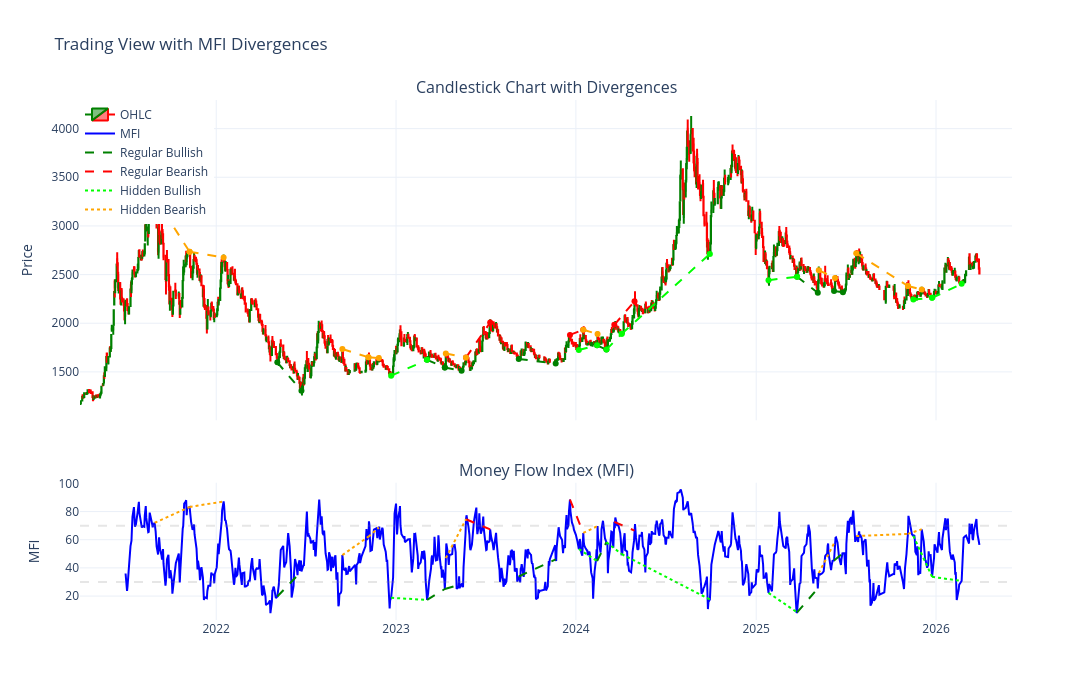

The cell this chart's notebook holds for it:
### Code cell
# Plot divergence lines on the chart
fig_div = make_subplots(
    rows=2, cols=1,
    shared_xaxes=True,
    vertical_spacing=0.12,
    row_heights=[0.7, 0.3],
    subplot_titles=("Candlestick Chart with Divergences", "Money Flow Index (MFI)")
)

# Add candlestick chart
fig_div.add_trace(
    go.Candlestick(
        x=df_plot['Date_str'],
        open=df_plot['Open'],
        high=df_plot['High'],
        low=df_plot['Low'],
        close=df_plot['Close'],
        name='OHLC',
        increasing_line_color='green',
        decreasing_line_color='red',
    ),
    row=1, col=1
)

# Add MFI
fig_div.add_trace(
    go.Scatter(
        x=df_plot['Date_str'],
        y=df_plot['mfi'],
        mode='lines',
        name='MFI',
        line=dict(color='blue', width=2)
      
    ),
    row=2, col=1
)

# Regular Bullish on PRICE
for p1, p2 in regular_bullish:
    fig_div.add_trace(
        go.Scatter(
            x=[df_plot['Date_str'].iloc[p1], df_plot['Date_str'].iloc[p2]],
            y=[df_plot['Close'].iloc[p1], df_plot['Close'].iloc[p2]],
            mode='lines+markers',
            line=dict(color='green', dash='dash', width=2),
            showlegend=False,
            hovertemplate='Regular Bullish<extra></extra>'
        ),
        row=1, col=1
    )

# Regular Bearish on PRICE
for p1, p2 in regular_bearish:
    fig_div.add_trace(
        go.Scatter(
            x=[df_plot['Date_str'].iloc[p1], df_plot['Date_str'].iloc[p2]],
            y=[df_plot['Close'].iloc[p1], df_plot['Close'].iloc[p2]],
            mode='lines+markers',
            line=dict(color='red', dash='dash', width=2),
            showlegend=False,
            hovertemplate='Regular Bearish<extra></extra>'
        ),
        row=1, col=1
    )

# Hidden Bullish on PRICE
for p1, p2 in hidden_bullish:
    fig_div.add_trace(
        go.Scatter(
            x=[df_plot['Date_str'].iloc[p1], df_plot['Date_str'].iloc[p2]],
            y=[df_plot['Close'].iloc[p1], df_plot['Close'].iloc[p2]],
            mode='lines+markers',
            line=dict(color='lime', dash='dash', width=2),
            showlegend=False,
            hovertemplate='Hidden Bullish<extra></extra>'
        ),
        row=1, col=1
    )

# Hidden Bearish on PRICE
for p1, p2 in hidden_bearish:
    fig_div.add_trace(
        go.Scatter(
            x=[df_plot['Date_str'].iloc[p1], df_plot['Date_str'].iloc[p2]],
            y=[df_plot['Close'].iloc[p1], df_plot['Close'].iloc[p2]],
            mode='lines+markers',
            line=dict(color='orange', dash='dash', width=2),
            showlegend=False,
            hovertemplate='Hidden Bearish<extra></extra>'
        ),
        row=1, col=1
    )

# Regular Bullish on MFI
for p1, p2 in regular_bullish:
    fig_div.add_trace(
        go.Scatter(
            x=[df_plot['Date_str'].iloc[p1], df_plot['Date_str'].iloc[p2]],
            y=[df_plot['mfi'].iloc[p1], df_plot['mfi'].iloc[p2]],
            mode='lines',
            line=dict(color='green', dash='dash', width=2),
            showlegend=False,
            hovertemplate='Regular Bullish<extra></extra>'
        ),
        row=2, col=1
    )

# Regular Bearish on MFI
for p1, p2 in regular_bearish:
    fig_div.add_trace(
        go.Scatter(
            x=[df_plot['Date_str'].iloc[p1], df_plot['Date_str'].iloc[p2]],
            y=[df_plot['mfi'].iloc[p1], df_plot['mfi'].iloc[p2]],
            mode='lines',
            line=dict(color='red', dash='dash', width=2),
            showlegend=False,
            hovertemplate='Regular Bearish<extra></extra>'
        ),
        row=2, col=1
    )

# Hidden Bullish on MFI
for p1, p2 in hidden_bullish:
    fig_div.add_trace(
        go.Scatter(
            x=[df_plot['Date_str'].iloc[p1], df_plot['Date_str'].iloc[p2]],
            y=[df_plot['mfi'].iloc[p1], df_plot['mfi'].iloc[p2]],
            mode='lines',
            line=dict(color='lime', dash='dot', width=2),
            showlegend=False,
            hovertemplate='Hidden Bullish<extra></extra>'
        ),
        row=2, col=1
    )

# Hidden Bearish on MFI
for p1, p2 in hidden_bearish:
    fig_div.add_trace(
        go.Scatter(
            x=[df_plot['Date_str'].iloc[p1], df_plot['Date_str'].iloc[p2]],
            y=[df_plot['mfi'].iloc[p1], df_plot['mfi'].iloc[p2]],
            mode='lines',
            line=dict(color='orange', dash='dot', width=2),
            showlegend=False,
            hovertemplate='Hidden Bearish<extra></extra>'
        ),
        row=2, col=1
    )

# Add overbought/oversold lines (faded)
fig_div.add_hline(y=70, line_dash="dash", line_color="rgba(128, 128, 128, 0.2)", row=2)
fig_div.add_hline(y=30, line_dash="dash", line_color="rgba(128, 128, 128, 0.2)", row=2)

# Add legend entries manually
fig_div.add_trace(go.Scatter(x=[None], y=[None], mode='lines', 
                         line=dict(color='green', dash='dash', width=2), 
                         name='Regular Bullish'), row=1, col=1)
fig_div.add_trace(go.Scatter(x=[None], y=[None], mode='lines', 
                         line=dict(color='red', dash='dash', width=2), 
                         name='Regular Bearish'), row=1, col=1)
fig_div.add_trace(go.Scatter(x=[None], y=[None], mode='lines', 
                         line=dict(color='lime', dash='dot', width=2), 
                         name='Hidden Bullish'), row=1, col=1)
fig_div.add_trace(go.Scatter(x=[None], y=[None], mode='lines', 
                         line=dict(color='orange', dash='dot', width=2), 
                         name='Hidden Bearish'), row=1, col=1)

# Update layout
fig_div.update_layout(
    height=700,
    width=1400,
    title_text="Trading View with MFI Divergences",
    xaxis_rangeslider_visible=False,
    hovermode='x unified',
    template='plotly_white',
    legend=dict(x=0, y=1)
)

fig_div.update_yaxes(title_text="Price", row=1, col=1)
fig_div.update_yaxes(title_text="MFI", row=2, col=1)

# Print summary
print(f"Regular Bullish Divergences: {len(regular_bullish)}")
print(f"Regular Bearish Divergences: {len(regular_bearish)}")
print(f"Hidden Bullish Divergences: {len(hidden_bullish)}")
print(f"Hidden Bearish Divergences: {len(hidden_bearish)}")

fig_div.show()

### Figure 1 — Plotly figure (JSON) as saved in the notebook; plotly's stock layout.template omitted (floating-point values rounded to 4 significant figures; data arrays with more than 128 entries replaced by an {"elided": "..."} marker saying what was removed)
{"data": [{"close": {"elided": "1158 float values"}, "decreasing": {"line": {"color": "red"}}, "high": {"elided": "1158 float values"}, "increasing": {"line": {"color": "green"}}, "low": {"elided": "1158 float values"}, "name": "OHLC", "open": {"elided": "1158 float values"}, "type": "candlestick", "x": {"elided": "1158 str values"}, "xaxis": "x", "yaxis": "y"}, {"line": {"color": "blue", "width": 2}, "mode": "lines", "name": "MFI", "type": "scatter", "x": {"elided": "1158 str values"}, "xaxis": "x2", "y": {"elided": "1158 float values"}, "yaxis": "y2"}, {"hovertemplate": "Regular Bullish<extra></extra>", "line": {"color": "green", "dash": "dash", "width": 2}, "mode": "lines+markers", "showlegend": false, "type": "scatter", "x": ["2022-05-05", "2022-06-23"], "xaxis": "x", "y": [1598.0, 1305.0], "yaxis": "y"}, {"hovertemplate": "Regular Bullish<extra></extra>", "line": {"color": "green", "dash": "dash", "width": 2}, "mode": "lines+markers", "showlegend": false, "type": "scatter", "x": ["2023-03-05", "2023-04-10"], "xaxis": "x", "y": [1624.0, 1544.0], "yaxis": "y"}, {"hovertemplate": "Regular Bullish<extra></extra>", "line": {"color": "green", "dash": "dash", "width": 2}, "mode": "lines+markers", "showlegend": false, "type": "scatter", "x": ["2023-04-10", "2023-05-14"], "xaxis": "x", "y": [1544.0, 1512.0], "yaxis": "y"}, {"hovertemplate": "Regular Bullish<extra></extra>", "line": {"color": "green", "dash": "dash", "width": 2}, "mode": "lines+markers", "showlegend": false, "type": "scatter", "x": ["2023-09-07", "2023-11-21"], "xaxis": "x", "y": [1633.0, 1585.0], "yaxis": "y"}, {"hovertemplate": "Regular Bullish<extra></extra>", "line": {"color": "green", "dash": "dash", "width": 2}, "mode": "lines+markers", "showlegend": false, "type": "scatter", "x": ["2024-02-13", "2024-03-03"], "xaxis": "x", "y": [1773.0, 1729.0], "yaxis": "y"}, {"hovertemplate": "Regular Bullish<extra></extra>", "line": {"color": "green", "dash": "dash", "width": 2}, "mode": "lines+markers", "showlegend": false, "type": "scatter", "x": ["2025-03-25", "2025-05-06"], "xaxis": "x", "y": [2478.0, 2313.0], "yaxis": "y"}, {"hovertemplate": "Regular Bullish<extra></extra>", "line": {"color": "green", "dash": "dash", "width": 2}, "mode": "lines+markers", "showlegend": false, "type": "scatter", "x": ["2025-06-08", "2025-06-26"], "xaxis": "x", "y": [2331.0, 2318.0], "yaxis": "y"}, {"hovertemplate": "Regular Bearish<extra></extra>", "line": {"color": "red", "dash": "dash", "width": 2}, "mode": "lines+markers", "showlegend": false, "type": "scatter", "x": ["2023-05-23", "2023-07-11"], "xaxis": "x", "y": [1648.0, 2007.0], "yaxis": "y"}, {"hovertemplate": "Regular Bearish<extra></extra>", "line": {"color": "red", "dash": "dash", "width": 2}, "mode": "lines+markers", "showlegend": false, "type": "scatter", "x": ["2023-12-20", "2024-01-16"], "xaxis": "x", "y": [1880.0, 1932.0], "yaxis": "y"}, {"hovertemplate": "Regular Bearish<extra></extra>", "line": {"color": "red", "dash": "dash", "width": 2}, "mode": "lines+markers", "showlegend": false, "type": "scatter", "x": ["2024-03-19", "2024-04-29"], "xaxis": "x", "y": [1984.0, 2225.0], "yaxis": "y"}, {"hovertemplate": "Hidden Bullish<extra></extra>", "line": {"color": "lime", "dash": "dash", "width": 2}, "mode": "lines+markers", "showlegend": false, "type": "scatter", "x": ["2022-12-22", "2023-03-05"], "xaxis": "x", "y": [1461.0, 1624.0], "yaxis": "y"}, {"hovertemplate": "Hidden Bullish<extra></extra>", "line": {"color": "lime", "dash": "dash", "width": 2}, "mode": "lines+markers", "showlegend": false, "type": "scatter", "x": ["2024-01-07", "2024-02-13"], "xaxis": "x", "y": [1726.0, 1773.0], "yaxis": "y"}, {"hovertemplate": "Hidden Bullish<extra></extra>", "line": {"color": "lime", "dash": "dash", "width": 2}, "mode": "lines+markers", "showlegend": false, "type": "scatter", "x": ["2024-03-03", "2024-04-03"], "xaxis": "x", "y": [1729.0, 1892.0], "yaxis": "y"}, {"hovertemplate": "Hidden Bullish<extra></extra>", "line": {"color": "lime", "dash": "dash", "width": 2}, "mode": "lines+markers", "showlegend": false, "type": "scatter", "x": ["2024-04-03", "2024-09-29"], "xaxis": "x", "y": [1892.0, 2712.0], "yaxis": "y"}, {"hovertemplate": "Hidden Bullish<extra></extra>", "line": {"color": "lime", "dash": "dash", "width": 2}, "mode": "lines+markers", "showlegend": false, "type": "scatter", "x": ["2025-01-26", "2025-03-25"], "xaxis": "x", "y": [2443.0, 2478.0], "yaxis": "y"}, {"hovertemplate": "Hidden Bullish<extra></extra>", "line": {"color": "lime", "dash": "dash", "width": 2}, "mode": "lines+markers", "showlegend": false, "type": "scatter", "x": ["2025-11-16", "2025-12-24"], "xaxis": "x", "y": [2243.0, 2261.0], "yaxis": "y"}, {"hovertemplate": "Hidden Bullish<extra></extra>", "line": {"color": "lime", "dash": "dash", "width": 2}, "mode": "lines+markers", "showlegend": false, "type": "scatter", "x": ["2025-12-24", "2026-02-22"], "xaxis": "x", "y": [2261.0, 2405.0], "yaxis": "y"}, {"hovertemplate": "Hidden Bearish<extra></extra>", "line": {"color": "orange", "dash": "dash", "width": 2}, "mode": "lines+markers", "showlegend": false, "type": "scatter", "x": ["2021-08-29", "2021-11-08"], "xaxis": "x", "y": [3292.0, 2735.0], "yaxis": "y"}, {"hovertemplate": "Hidden Bearish<extra></extra>", "line": {"color": "orange", "dash": "dash", "width": 2}, "mode": "lines+markers", "showlegend": false, "type": "scatter", "x": ["2021-11-08", "2022-01-16"], "xaxis": "x", "y": [2735.0, 2675.0], "yaxis": "y"}, {"hovertemplate": "Hidden Bearish<extra></extra>", "line": {"color": "orange", "dash": "dash", "width": 2}, "mode": "lines+markers", "showlegend": false, "type": "scatter", "x": ["2022-09-14", "2022-11-06"], "xaxis": "x", "y": [1735.0, 1651.0], "yaxis": "y"}, {"hovertemplate": "Hidden Bearish<extra></extra>", "line": {"color": "orange", "dash": "dash", "width": 2}, "mode": "lines+markers", "showlegend": false, "type": "scatter", "x": ["2022-11-06", "2022-11-27"], "xaxis": "x", "y": [1651.0, 1643.0], "yaxis": "y"}, {"hovertemplate": "Hidden Bearish<extra></extra>", "line": {"color": "orange", "dash": "dash", "width": 2}, "mode": "lines+markers", "showlegend": false, "type": "scatter", "x": ["2023-04-12", "2023-05-23"], "xaxis": "x", "y": [1690.0, 1648.0], "yaxis": "y"}, {"hovertemplate": "Hidden Bearish<extra></extra>", "line": {"color": "orange", "dash": "dash", "width": 2}, "mode": "lines+markers", "showlegend": false, "type": "scatter", "x": ["2024-01-16", "2024-02-14"], "xaxis": "x", "y": [1932.0, 1890.0], "yaxis": "y"}, {"hovertemplate": "Hidden Bearish<extra></extra>", "line": {"color": "orange", "dash": "dash", "width": 2}, "mode": "lines+markers", "showlegend": false, "type": "scatter", "x": ["2025-05-08", "2025-06-10"], "xaxis": "x", "y": [2545.0, 2466.0], "yaxis": "y"}, {"hovertemplate": "Hidden Bearish<extra></extra>", "line": {"color": "orange", "dash": "dash", "width": 2}, "mode": "lines+markers", "showlegend": false, "type": "scatter", "x": ["2025-07-23", "2025-11-05"], "xaxis": "x", "y": [2719.0, 2383.0], "yaxis": "y"}, {"hovertemplate": "Hidden Bearish<extra></extra>", "line": {"color": "orange", "dash": "dash", "width": 2}, "mode": "lines+markers", "showlegend": false, "type": "scatter", "x": ["2025-11-05", "2025-12-03"], "xaxis": "x", "y": [2383.0, 2346.0], "yaxis": "y"}, {"hovertemplate": "Regular Bullish<extra></extra>", "line": {"color": "green", "dash": "dash", "width": 2}, "mode": "lines", "showlegend": false, "type": "scatter", "x": ["2022-05-05", "2022-06-23"], "xaxis": "x2", "y": [19.67, 37.52], "yaxis": "y2"}, {"hovertemplate": "Regular Bullish<extra></extra>", "line": {"color": "green", "dash": "dash", "width": 2}, "mode": "lines", "showlegend": false, "type": "scatter", "x": ["2023-03-05", "2023-04-10"], "xaxis": "x2", "y": [17.26, 25.01], "yaxis": "y2"}, {"hovertemplate": "Regular Bullish<extra></extra>", "line": {"color": "green", "dash": "dash", "width": 2}, "mode": "lines", "showlegend": false, "type": "scatter", "x": ["2023-04-10", "2023-05-14"], "xaxis": "x2", "y": [25.01, 28.42], "yaxis": "y2"}, {"hovertemplate": "Regular Bullish<extra></extra>", "line": {"color": "green", "dash": "dash", "width": 2}, "mode": "lines", "showlegend": false, "type": "scatter", "x": ["2023-09-07", "2023-11-21"], "xaxis": "x2", "y": [33.92, 45.99], "yaxis": "y2"}, {"hovertemplate": "Regular Bullish<extra></extra>", "line": {"color": "green", "dash": "dash", "width": 2}, "mode": "lines", "showlegend": false, "type": "scatter", "x": ["2024-02-13", "2024-03-03"], "xaxis": "x2", "y": [44.84, 58.19], "yaxis": "y2"}, {"hovertemplate": "Regular Bullish<extra></extra>", "line": {"color": "green", "dash": "dash", "width": 2}, "mode": "lines", "showlegend": false, "type": "scatter", "x": ["2025-03-25", "2025-05-06"], "xaxis": "x2", "y": [8.46, 25.37], "yaxis": "y2"}, {"hovertemplate": "Regular Bullish<extra></extra>", "line": {"color": "green", "dash": "dash", "width": 2}, "mode": "lines", "showlegend": false, "type": "scatter", "x": ["2025-06-08", "2025-06-26"], "xaxis": "x2", "y": [45.27, 50.4], "yaxis": "y2"}, {"hovertemplate": "Regular Bearish<extra></extra>", "line": {"color": "red", "dash": "dash", "width": 2}, "mode": "lines", "showlegend": false, "type": "scatter", "x": ["2023-05-23", "2023-07-11"], "xaxis": "x2", "y": [74.51, 67.36], "yaxis": "y2"}, {"hovertemplate": "Regular Bearish<extra></extra>", "line": {"color": "red", "dash": "dash", "width": 2}, "mode": "lines", "showlegend": false, "type": "scatter", "x": ["2023-12-20", "2024-01-16"], "xaxis": "x2", "y": [88.56, 64.83], "yaxis": "y2"}, {"hovertemplate": "Regular Bearish<extra></extra>", "line": {"color": "red", "dash": "dash", "width": 2}, "mode": "lines", "showlegend": false, "type": "scatter", "x": ["2024-03-19", "2024-04-29"], "xaxis": "x2", "y": [72.65, 66.48], "yaxis": "y2"}, {"hovertemplate": "Hidden Bullish<extra></extra>", "line": {"color": "lime", "dash": "dot", "width": 2}, "mode": "lines", "showlegend": false, "type": "scatter", "x": ["2022-12-22", "2023-03-05"], "xaxis": "x2", "y": [18.78, 17.26], "yaxis": "y2"}, {"hovertemplate": "Hidden Bullish<extra></extra>", "line": {"color": "lime", "dash": "dot", "width": 2}, "mode": "lines", "showlegend": false, "type": "scatter", "x": ["2024-01-07", "2024-02-13"], "xaxis": "x2", "y": [53.4, 44.84], "yaxis": "y2"}, {"hovertemplate": "Hidden Bullish<extra></extra>", "line": {"color": "lime", "dash": "dot", "width": 2}, "mode": "lines", "showlegend": false, "type": "scatter", "x": ["2024-03-03", "2024-04-03"], "xaxis": "x2", "y": [58.19, 49.78], "yaxis": "y2"}, {"hovertemplate": "Hidden Bullish<extra></extra>", "line": {"color": "lime", "dash": "dot", "width": 2}, "mode": "lines", "showlegend": false, "type": "scatter", "x": ["2024-04-03", "2024-09-29"], "xaxis": "x2", "y": [49.78, 17.61], "yaxis": "y2"}, {"hovertemplate": "Hidden Bullish<extra></extra>", "line": {"color": "lime", "dash": "dot", "width": 2}, "mode": "lines", "showlegend": false, "type": "scatter", "x": ["2025-01-26", "2025-03-25"], "xaxis": "x2", "y": [22.27, 8.46], "yaxis": "y2"}, {"hovertemplate": "Hidden Bullish<extra></extra>", "line": {"color": "lime", "dash": "dot", "width": 2}, "mode": "lines", "showlegend": false, "type": "scatter", "x": ["2025-11-16", "2025-12-24"], "xaxis": "x2", "y": [62.71, 33.64], "yaxis": "y2"}, {"hovertemplate": "Hidden Bullish<extra></extra>", "line": {"color": "lime", "dash": "dot", "width": 2}, "mode": "lines", "showlegend": false, "type": "scatter", "x": ["2025-12-24", "2026-02-22"], "xaxis": "x2", "y": [33.64, 30.73], "yaxis": "y2"}, {"hovertemplate": "Hidden Bearish<extra></extra>", "line": {"color": "orange", "dash": "dot", "width": 2}, "mode": "lines", "showlegend": false, "type": "scatter", "x": ["2021-08-29", "2021-11-08"], "xaxis": "x2", "y": [72.04, 83.21], "yaxis": "y2"}, {"hovertemplate": "Hidden Bearish<extra></extra>", "line": {"color": "orange", "dash": "dot", "width": 2}, "mode": "lines", "showlegend": false, "type": "scatter", "x": ["2021-11-08", "2022-01-16"], "xaxis": "x2", "y": [83.21, 87.18], "yaxis": "y2"}, {"hovertemplate": "Hidden Bearish<extra></extra>", "line": {"color": "orange", "dash": "dot", "width": 2}, "mode": "lines", "showlegend": false, "type": "scatter", "x": ["2022-09-14", "2022-11-06"], "xaxis": "x2", "y": [49.1, 62.19], "yaxis": "y2"}, {"hovertemplate": "Hidden Bearish<extra></extra>", "line": {"color": "orange", "dash": "dot", "width": 2}, "mode": "lines", "showlegend": false, "type": "scatter", "x": ["2022-11-06", "2022-11-27"], "xaxis": "x2", "y": [62.19, 68.67], "yaxis": "y2"}, {"hovertemplate": "Hidden Bearish<extra></extra>", "line": {"color": "orange", "dash": "dot", "width": 2}, "mode": "lines", "showlegend": false, "type": "scatter", "x": ["2023-04-12", "2023-05-23"], "xaxis": "x2", "y": [46.97, 74.51], "yaxis": "y2"}, {"hovertemplate": "Hidden Bearish<extra></extra>", "line": {"color": "orange", "dash": "dot", "width": 2}, "mode": "lines", "showlegend": false, "type": "scatter", "x": ["2024-01-16", "2024-02-14"], "xaxis": "x2", "y": [64.83, 69.66], "yaxis": "y2"}, {"hovertemplate": "Hidden Bearish<extra></extra>", "line": {"color": "orange", "dash": "dot", "width": 2}, "mode": "lines", "showlegend": false, "type": "scatter", "x": ["2025-05-08", "2025-06-10"], "xaxis": "x2", "y": [36.27, 58.83], "yaxis": "y2"}, {"hovertemplate": "Hidden Bearish<extra></extra>", "line": {"color": "orange", "dash": "dot", "width": 2}, "mode": "lines", "showlegend": false, "type": "scatter", "x": ["2025-07-23", "2025-11-05"], "xaxis": "x2", "y": [62.59, 64.17], "yaxis": "y2"}, {"hovertemplate": "Hidden Bearish<extra></extra>", "line": {"color": "orange", "dash": "dot", "width": 2}, "mode": "lines", "showlegend": false, "type": "scatter", "x": ["2025-11-05", "2025-12-03"], "xaxis": "x2", "y": [64.17, 67.41], "yaxis": "y2"}, {"line": {"color": "green", "dash": "dash", "width": 2}, "mode": "lines", "name": "Regular Bullish", "type": "scatter", "x": [null], "xaxis": "x", "y": [null], "yaxis": "y"}, {"line": {"color": "red", "dash": "dash", "width": 2}, "mode": "lines", "name": "Regular Bearish", "type": "scatter", "x": [null], "xaxis": "x", "y": [null], "yaxis": "y"}, {"line": {"color": "lime", "dash": "dot", "width": 2}, "mode": "lines", "name": "Hidden Bullish", "type": "scatter", "x": [null], "xaxis": "x", "y": [null], "yaxis": "y"}, {"line": {"color": "orange", "dash": "dot", "width": 2}, "mode": "lines", "name": "Hidden Bearish", "type": "scatter", "x": [null], "xaxis": "x", "y": [null], "yaxis": "y"}], "layout": {"annotations": [{"font": {"size": 16}, "showarrow": false, "text": "Candlestick Chart with Divergences", "x": 0.5, "xanchor": "center", "xref": "paper", "y": 1, "yanchor": "bottom", "yref": "paper"}, {"font": {"size": 16}, "showarrow": false, "text": "Money Flow Index (MFI)", "x": 0.5, "xanchor": "center", "xref": "paper", "y": 0.264, "yanchor": "bottom", "yref": "paper"}], "height": 700, "hovermode": "x unified", "legend": {"x": 0, "y": 1}, "shapes": [{"line": {"color": "rgba(128, 128, 128, 0.2)", "dash": "dash"}, "type": "line", "x0": 0, "x1": 1, "xref": "x2 domain", "y0": 70, "y1": 70, "yref": "y2"}, {"line": {"color": "rgba(128, 128, 128, 0.2)", "dash": "dash"}, "type": "line", "x0": 0, "x1": 1, "xref": "x2 domain", "y0": 30, "y1": 30, "yref": "y2"}], "title": {"text": "Trading View with MFI Divergences"}, "width": 1400, "xaxis": {"anchor": "y", "autorange": true, "domain": [0, 1], "matches": "x2", "range": ["2021-03-30 12:00", "2026-06-02 04:47:43.4448"], "rangeslider": {"visible": false, "yaxis": {}}, "showticklabels": false, "type": "date"}, "xaxis2": {"anchor": "y2", "autorange": true, "domain": [0, 1], "range": ["2021-03-30 12:00", "2026-06-02 04:47:43.4448"], "type": "date"}, "yaxis": {"anchor": "x", "autorange": true, "domain": [0.384, 1], "range": [1002.0, 4294.0], "title": {"text": "Price"}, "type": "linear"}, "yaxis2": {"anchor": "x2", "autorange": true, "domain": [0, 0.264], "range": [3.017, 100.5], "title": {"text": "MFI"}, "type": "linear"}}}
